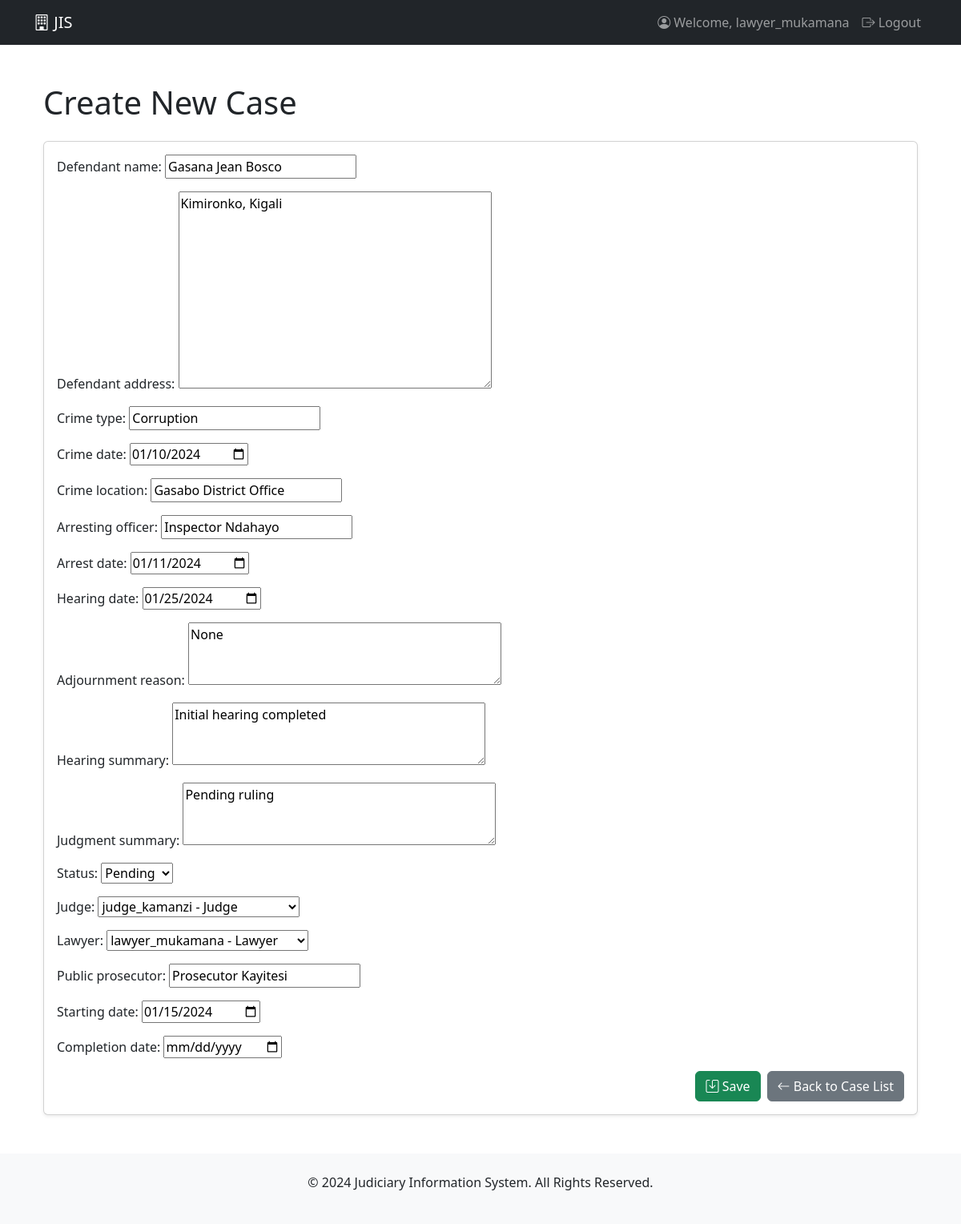
The app's page /court/cases/1/edit/ (signed in) with its own data.
### court/models.py (models this page shows)
class User(AbstractUser):
    ROLE_CHOICES = [
        ('Judge', 'Judge'),
        ('Lawyer', 'Lawyer'),
        ('Registrar', 'Registrar'),
        ('Admin', 'Admin'),
    ]
    role = models.CharField(
        max_length=20,
        choices=ROLE_CHOICES,
        default='Admin'
    )
    objects = CustomUserManager()
    def __str__(self):
        return f"{self.username} - {self.role}"

class CourtCase(models.Model):
    CIN = models.AutoField(primary_key=True)
    defendant_name = models.CharField(max_length=255)
    defendant_address = models.TextField()
    crime_type = models.CharField(max_length=100)
    crime_date = models.DateField()
    crime_location = models.CharField(max_length=255)
    arresting_officer = models.CharField(max_length=255)
    arrest_date = models.DateField()
    hearing_date = models.DateField(null=True, blank=True)
    adjournment_reason = models.TextField(blank=True)
    hearing_summary = models.TextField(blank=True)
    judgment_summary = models.TextField(blank=True)
    status = models.CharField(max_length=20, choices=[('Pending', 'Pending'), ('Resolved', 'Resolved'), ('Closed', 'Closed')])
    judge = models.ForeignKey(User, on_delete=models.SET_NULL, related_name='judge_cases', null=True)
    lawyer = models.ForeignKey(User, on_delete=models.SET_NULL, related_name='lawyer_cases', null=True)
    public_prosecutor = models.CharField(max_length=255)
    starting_date = models.DateField()
    completion_date = models.DateField(null=True, blank=True)

### court/views.py (the view)
# urls.py: path('cases/<str:CIN>/edit/', views.case_edit, name='case_edit'),
@login_required  # Ensures only authenticated users can edit court cases
def case_edit(request, CIN):
    case = get_object_or_404(CourtCase, CIN=CIN)
    if request.method == 'POST':
        form = CourtCaseForm(request.POST, instance=case)
        if form.is_valid():
            form.save()
            messages.success(request, 'Court case updated successfully.')
            return redirect('case_detail', CIN=case.CIN)
    else:
        form = CourtCaseForm(instance=case)
    return render(request, 'case_form.html', {'form': form})

### court/forms.py
class CourtCaseForm(forms.ModelForm):
    class Meta:
        model = CourtCase
        fields = [
            'defendant_name',
            'defendant_address',
            'crime_type',
            'crime_date',
            'crime_location',
            'arresting_officer',
            'arrest_date',
            'hearing_date',
            'adjournment_reason',
            'hearing_summary',
            'judgment_summary',
            'status',
            'judge',
            'lawyer',
            'public_prosecutor',
            'starting_date',
            'completion_date',
        ]
        widgets = {
            'crime_date': forms.DateInput(attrs={'type': 'date'}),
            'arrest_date': forms.DateInput(attrs={'type': 'date'}),
            'hearing_date': forms.DateInput(attrs={'type': 'date'}),
            'starting_date': forms.DateInput(attrs={'type': 'date'}),
            'completion_date': forms.DateInput(attrs={'type': 'date'}),
            'adjournment_reason': forms.Textarea(attrs={'rows': 3}),
            'hearing_summary': forms.Textarea(attrs={'rows': 3}),
            'judgment_summary': forms.Textarea(attrs={'rows': 3}),
        }

### templates/case_form.html (shortened to what this page needs)
{% extends 'base.html' %}
{% block content %}
<div class="container mt-5">
    <h1 class="mb-4">{% if form.instance.id %}Edit Case{% else %}Create New Case{% endif %}</h1>
    <div class="card shadow-sm">
        <div class="card-body">
            <form method="post">
                {{ form.as_p }}
                <div class="d-flex justify-content-end mt-3">
                    <button type="submit" class="btn btn-success me-2">
                        <i class="bi bi-save"></i> Save
                    </button>
                    <a href="{% url 'case_list' %}" class="btn btn-secondary">
                        <i class="bi bi-arrow-left"></i> Back to Case List
                    </a>
                </div>
            </form>
        </div>
    </div>
</div>
{% endblock %}

### templates/base.html (shortened to what this page needs)
<!DOCTYPE html>
<html lang="en">
<head>
    <link rel="stylesheet" href="https://cdn.jsdelivr.net/npm/bootstrap@5.3.0/dist/css/bootstrap.min.css">
    <link rel="stylesheet" href="https://cdn.jsdelivr.net/npm/bootstrap-icons/font/bootstrap-icons.css">
</head>
<body>
    <nav class="navbar navbar-expand-lg navbar-dark bg-dark">
        <div class="container">
            <a class="navbar-brand" href="{% url 'home' %}">
                <i class="bi bi-building"></i> JIS
            </a>
            <div class="collapse navbar-collapse" id="navbarNav">
                <ul class="navbar-nav ms-auto">
                    {% if user.is_authenticated %}
                        <li class="nav-item">
                            <a class="nav-link" href="#">
                                <i class="bi bi-person-circle"></i> Welcome, {{ user.username }}
                            </a>
                        </li>
                        <li class="nav-item">
                            <a class="nav-link" href="{% url 'logout' %}">
                                <i class="bi bi-box-arrow-right"></i> Logout
                            </a>
                        </li>
                    {% endif %}
                </ul>
            </div>
        </div>
    </nav>
    <main class="container mt-4">
        {% block content %}
        {% endblock %}
    </main>
    <footer class="bg-light text-center py-4 mt-5">
        <p>&copy; 2024 Judiciary Information System. All Rights Reserved.</p>
    </footer>
</body>
</html>

### records on screen
User: username "lawyer_mukamana"
CourtCase: defendant_name "Gasana Jean Bosco", defendant_address "Kimironko, Kigali", crime_type "Corruption", crime_date "01/10/2024", crime_location "Gasabo District Office", arresting_officer "Inspector Ndahayo", arrest_date "01/11/2024", hearing_date "01/25/2024", adjournment_reason "None", hearing_summary "Initial hearing completed", judgment_summary "Pending ruling", status "Pending", judge "judge_kamanzi - Judge", lawyer "lawyer_mukamana - Lawyer", public_prosecutor "Prosecutor Kayitesi", starting_date "01/15/2024"
